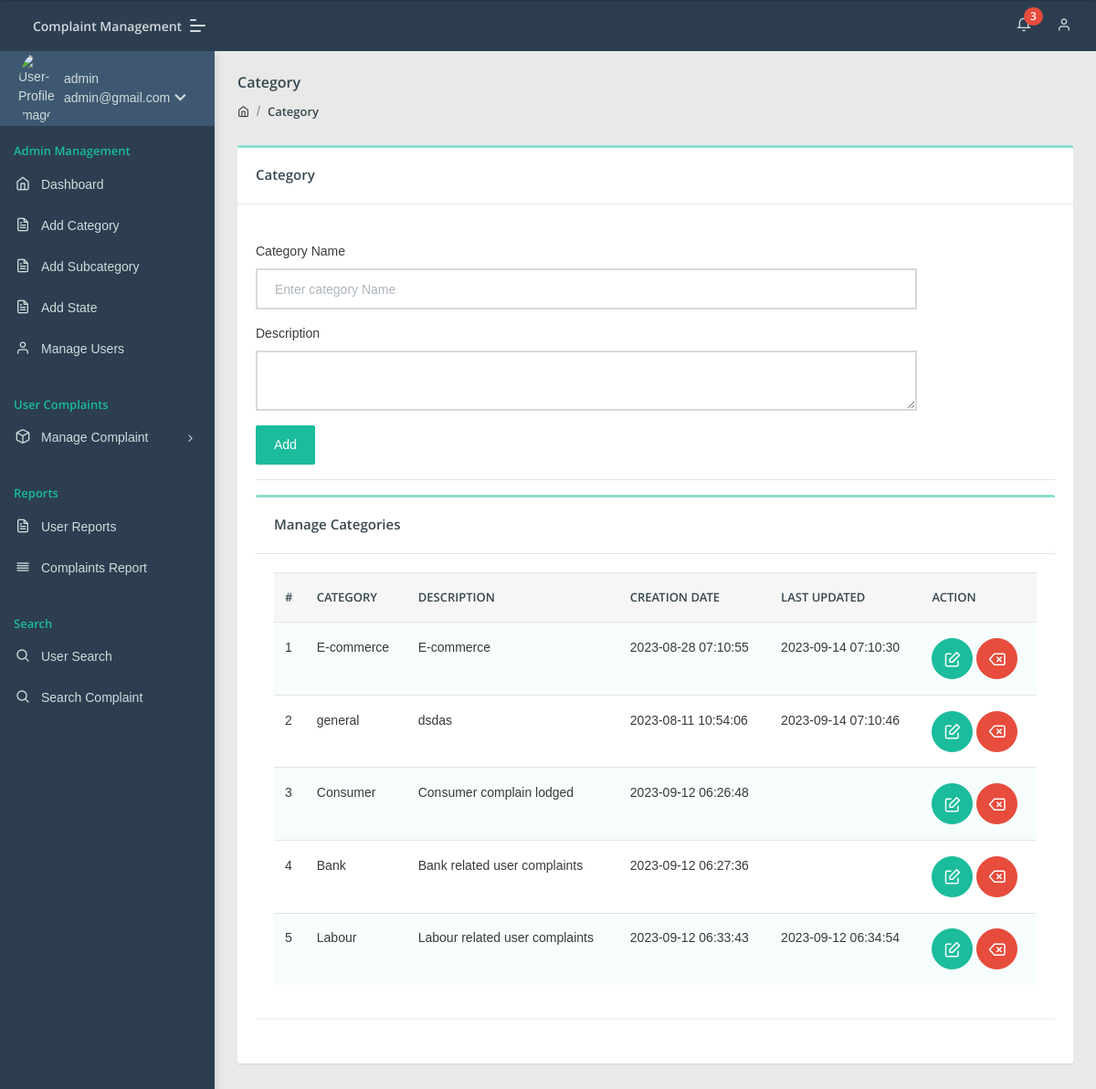
/cms/admin/category.php (signed in), run on the app's committed database.
### tables this page shows
CREATE TABLE `category` (
  `id` int(11) NOT NULL,
  `categoryName` varchar(255) DEFAULT NULL,
  `categoryDescription` longtext DEFAULT NULL,
  `creationDate` timestamp NULL DEFAULT current_timestamp(),
  `updationDate` timestamp NULL DEFAULT NULL ON UPDATE current_timestamp()
);

### cms/admin/category.php (the view, shortened to what this page needs)
<?php
include('include/config.php');
if(strlen($_SESSION['aid'])==0)
    {
header('location:index.php');
}
else{
?>
<!DOCTYPE html>
<html lang="en">
<head>
    <link rel="stylesheet" href="assets/css/style.css">
</head>
<body class="">
	<?php include('include/sidebar.php');?>
	<?php include('include/header.php');?>
<section class="pcoded-main-container">
    <div class="pcoded-content">
        <div class="page-header">
            <div class="page-block">
                <div class="row align-items-center">
                    <div class="col-md-12">
                        <div class="page-header-title">
                            <h5 class="m-b-10">Category</h5>
                        </div>
                        <ul class="breadcrumb">
                            <li class="breadcrumb-item"><a href="dashboard.php"><i class="feather icon-home"></i></a></li>
                            <li class="breadcrumb-item"><a href="category.php">Category</a></li>
                        </ul>
                    </div>
                </div>
            </div>
        </div>
        <div class="row">
            <div class="col-sm-12">
                <div class="card">
                    <div class="card-header">
                        <h5>Category</h5>
                    </div>
                    <div class="card-body">
                        <div class="row">
                            <div class="col-md-10">
                                    <br />
                                <form method="post" name="Category">
                                    <div class="form-group">
                                        <label for="exampleInputEmail1">Category Name</label>
                                        <input type="text"placeholder="Enter category Name"  name="category" class="form-control" required="true">
                                    </div>
                                      <div class="form-group">
                                        <label for="exampleInputEmail1">Description</label>
                                        <textarea  name="description" class="form-control" ></textarea>
                                    </div>
                                    <button type="submit" class="btn  btn-primary" name="submit">Add</button>
                                </form>
                            </div>
                        </div>
                     <hr>
                      <div class="row">
                            <div class="col-xl-12">
                <div class="card">
                    <div class="card-header">
                        <h5>Manage Categories</h5>
                    </div>
                    <div class="card-body table-border-style">
                        <div class="table-responsive">
                            <table class="table table-striped">
                                <thead>
                                    <tr>
                                            <th>#</th>
                                            <th>Category</th>
                                            <th>Description</th>
                                            <th>Creation date</th>
                                            <th>Last Updated</th>
                                            <th>Action</th>
                                        </tr>
                                </thead>
                                <tbody>
                                    <?php $query=mysqli_query($con,"select * from category");
$cnt=1;
while($row=mysqli_fetch_array($query))
{
?>
                                        <tr>
                                            <td><?php echo htmlentities($cnt);?></td>
                                            <td><?php echo htmlentities($row['categoryName']);?></td>
                                            <td><?php echo htmlentities($row['categoryDescription']);?></td>
                                            <td> <?php echo htmlentities($row['creationDate']);?></td>
                                            <td><?php echo htmlentities($row['updationDate']);?></td>
                                            <td>
                                            <a href="edit-category.php?id=<?php echo $row['id']?>" class="btn btn-icon btn-primary btn-xs"><i class="feather icon-edit"></i></a>
                                            <a href="category.php?id=<?php echo $row['id']?>&del=delete" class="btn  btn-icon btn-danger" onClick="return confirm('Are you sure you want to delete?')"><i class="feather icon-delete"></i></a></td>
                                        </tr>
                                        <?php $cnt=$cnt+1; } ?>
                                </tbody>
                            </table>
                        </div>
                    </div>
                </div>
            </div>
                        </div>
                    </div>
                </div>
            </div>
        </div>
    </div>
</section>
</body>
</html>
<?php } ?>

### cms/admin/include/sidebar.php (shortened to what this page needs)
	<nav class="pcoded-navbar  ">
		<div class="navbar-wrapper  ">
			<div class="navbar-content scroll-div " >
				<div class="">
					<div class="main-menu-header">
						<img class="img-radius" src="assets/images/user/user-gear.png" alt="User-Profile-Image">
						<div class="user-details">
							<?php
$id=intval($_SESSION["aid"]);
$query=mysqli_query($con,"select * from admin where id='$id'");
while($row=mysqli_fetch_array($query))
{
?>
							<span><?php echo  htmlentities($row['fullname']);?></span>
							<div id="more-details"><?php echo  htmlentities($row['email']);?><i class="fa fa-chevron-down m-l-5"></i></div><?php } ?>
						</div>
					</div>
				</div>
				<ul class="nav pcoded-inner-navbar ">
					<li class="nav-item pcoded-menu-caption">
						<label>Admin Management</label>
					</li>
					<li class="nav-item">
					    <a href="dashboard.php" class="nav-link "><span class="pcoded-micon"><i class="feather icon-home"></i></span><span class="pcoded-mtext">Dashboard</span></a>
					</li>
					<li class="nav-item">
					    <a href="category.php" class="nav-link "><span class="pcoded-micon"><i class="feather icon-file-text"></i></span><span class="pcoded-mtext">Add Category</span></a>
					</li>
					<li class="nav-item">
					    <a href="subcategory.php" class="nav-link "><span class="pcoded-micon"><i class="feather icon-file-text"></i></span><span class="pcoded-mtext">Add Subcategory</span></a>
					</li>
					<li class="nav-item">
					    <a href="state.php" class="nav-link "><span class="pcoded-micon"><i class="feather icon-file-text"></i></span><span class="pcoded-mtext">Add State</span></a>
					</li>
					<li class="nav-item">
					    <a href="manage-users.php" class="nav-link "><span class="pcoded-micon"><i class="feather icon-user"></i></span><span class="pcoded-mtext">Manage Users</span></a>
					</li>
					<li class="nav-item pcoded-menu-caption">
						<label>User Complaints</label>
					</li>
					<li class="nav-item pcoded-hasmenu">
						<a href="#!" class="nav-link "><span class="pcoded-micon"><i class="feather icon-box"></i></span><span class="pcoded-mtext">Manage Complaint</span></a>
					</li>
					<li class="nav-item pcoded-menu-caption">
					    <label>Reports</label>
					</li>
					<li class="nav-item">
					    <a href="between-date-userreport.php" class="nav-link "><span class="pcoded-micon"><i class="feather icon-file-text"></i></span><span class="pcoded-mtext">User Reports</span></a>
					</li>
					<li class="nav-item">
					    <a href="between-date-complaintreport.php" class="nav-link "><span class="pcoded-micon"><i class="feather icon-align-justify"></i></span><span class="pcoded-mtext">Complaints Report</span></a>
					</li>
					<li class="nav-item pcoded-menu-caption">
						<label>Search</label>
					</li>
					<li class="nav-item">
					    <a href="user-search.php" class="nav-link "><span class="pcoded-micon"><i class="feather icon-search"></i></span><span class="pcoded-mtext">User Search</span></a>
					</li>
					<li class="nav-item">
					    <a href="complaint-search.php" class="nav-link "><span class="pcoded-micon"><i class="feather icon-search"></i></span><span class="pcoded-mtext">Search Complaint</span></a>
					</li>
				</ul>
			</div>
		</div>
	</nav>

### data on the page
category: categoryName "E-commerce", categoryDescription "E-commerce", creationDate "2023-08-28 07:10:55", updationDate "2023-09-14 07:10:30"
category: categoryName "general", categoryDescription "dsdas", creationDate "2023-08-11 10:54:06", updationDate "2023-09-14 07:10:46"
category: categoryName "Consumer", categoryDescription "Consumer complain lodged", creationDate "2023-09-12 06:26:48"
category: categoryName "Bank", categoryDescription "Bank related user complaints", creationDate "2023-09-12 06:27:36"
category: categoryName "Labour", categoryDescription "Labour related user complaints", creationDate "2023-09-12 06:33:43", updationDate "2023-09-12 06:34:54"

### other printed values
$row['fullname'] "admin"
$row['email'] "admin@gmail.com"
$num1 "3"
